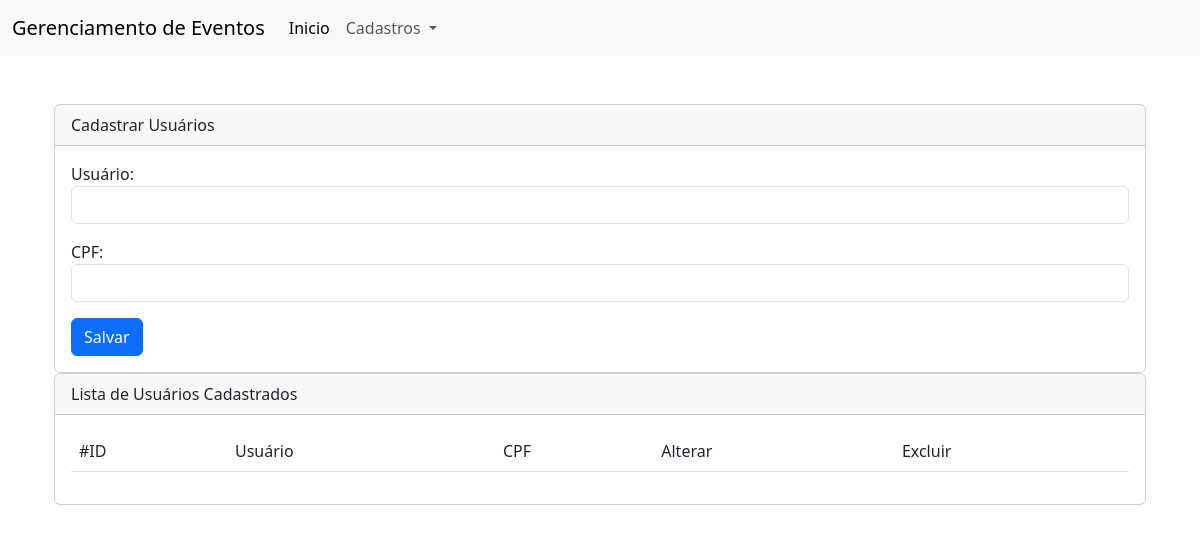
/usuarios/criar/, run on an earlier commit of the app's database.
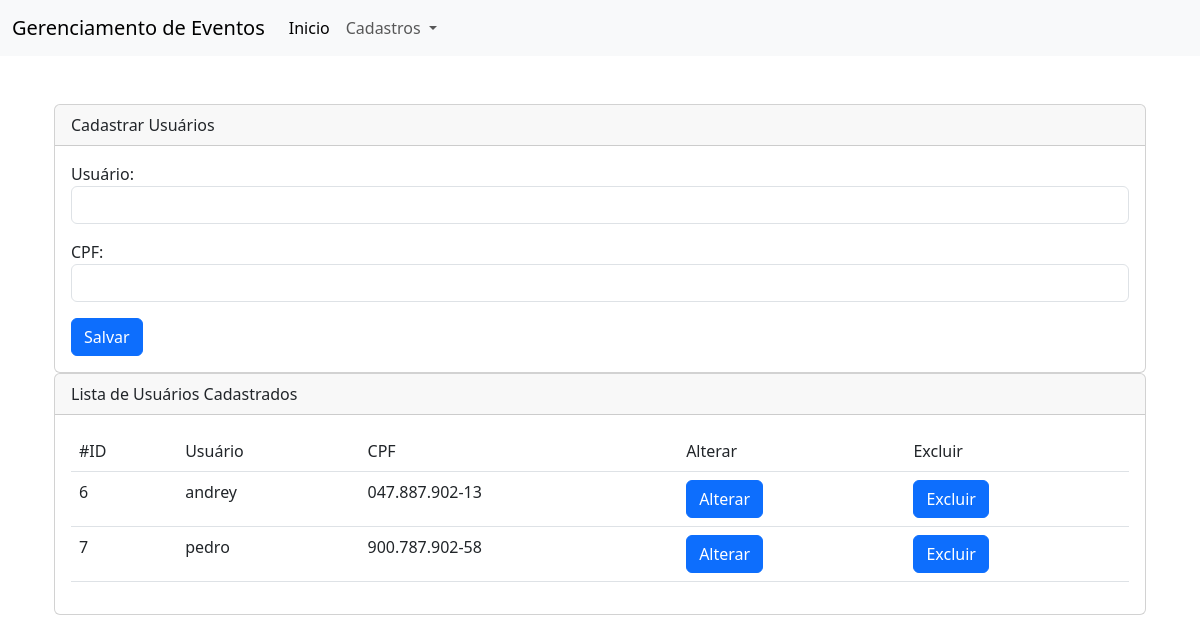
And on a later commit of the database.
### app_eventos/models.py (models this page shows, shortened)
class Usuario(models.Model):
    usuario = models.CharField(max_length=50, unique=True)
    cpf = models.CharField(max_length=14, unique=True)

### app_eventos/views.py (the view)
# urls.py: path('usuarios/criar/', views.criar_usuario, name='criar_usuario'),
def criar_usuario(request):
    if request.method == 'POST':
        form = UsuarioForm(request.POST)
        if form.is_valid():
            form.save()
            usuarios = Usuario.objects.all()  # Atualiza a lista de usuários
            form = UsuarioForm()  # Cria um novo formulário vazio
            return render(request, 'app_eventos/usuario.html', {
                'form': form,
                'lista_usuarios': usuarios,
                'mensagem': 'Usuário criado com sucesso!',
            })
    else:
        form = UsuarioForm()
    usuarios = Usuario.objects.all()
    return render(request, 'app_eventos/usuario.html', {'form': form, 'lista_usuarios': usuarios})

### app_eventos/forms.py
class UsuarioForm(forms.ModelForm):
    class Meta:
        model = Usuario
        fields = ['usuario', 'cpf']
        labels = {
            'usuario': 'Usuário',
            'cpf': 'CPF',
        }
        widgets = {
            'usuario': forms.TextInput(attrs={'class': 'form-control'}),
            'cpf': forms.TextInput(attrs={'class': 'form-control'}),
        }

### app_eventos/templates/app_eventos/usuario.html (shortened to what this page needs)
{% extends 'base.html' %}
{% block content %}
<div class="container-sm">
    <div class="card">
        <div class="card-header">
            Cadastrar Usuários
        </div>
        <div class="card-body">
            <form method="POST"
            action="{% if usuario.id %}
                         {% url 'editar_usuario' usuario.id %}
                    {% else %}
                         {% url 'criar_usuario' %}
                    {% endif %}">
                <div class="mb-3">
                    {{ form.usuario.label_tag }}
                    {{ form.usuario }}
                </div>
                <div class="mb-3">
                    {{ form.cpf.label_tag }}
                    {{ form.cpf }}
                </div>
                <button type="submit" class="btn btn-primary">Salvar</button>
            </form>
        </div>
    </div>
    <div class="card">
        <div class="card-header">
            Lista de Usuários Cadastrados
        </div>
        <div class="card-body">
            <div class="table-responsive">
                <table class="table">
                    <thead>
                        <tr>
                            <td>#ID</td>
                            <td>Usuário</td>
                            <td>CPF</td>
                            <td>Alterar</td>
                            <td>Excluir</td>
                        </tr>
                    </thead>
                    <tbody>
                        {% for i in lista_usuarios %}
                        <tr>
                            <td>{{i.id}}</td>
                            <td>{{i.usuario}}</td>
                            <td>{{i.cpf}}</td>
                            <td><a href="{% url 'editar_usuario' i.id %}"  class="btn btn-primary">Alterar</a></td>
                            <td><a href="{% url 'excluir_usuario' i.id %}" class="btn btn-primary" onclick="confirmDelete(event, this);">Excluir</a></td>
                        </tr>
                        {% endfor %}
                    </tbody>
                </table>
            </div>
        </div>
    </div>
</div>
{% endblock %}

### templates/base.html (shortened to what this page needs)
<!DOCTYPE html>
<html lang="en">
<head>
    <link href="https://cdn.jsdelivr.net/npm/bootstrap@5.3.0/dist/css/bootstrap.min.css" rel="stylesheet">
</head>
<body>
    {% block menu %}
       {% include 'menu.html' %}
    {% endblock menu %}
    <div class="container mt-5">
        {% block content %}
        {% endblock content %}
    </div>
</body>
</html>

### templates/menu.html (shortened to what this page needs)
<nav class="navbar navbar-expand-lg navbar-light bg-light">
    <div class="container-fluid">
      <a class="navbar-brand" href="#">Gerenciamento de Eventos</a>
      <div class="collapse navbar-collapse" id="navbarNavDropdown">
        <ul class="navbar-nav">
          <li class="nav-item">
            <a class="nav-link active" aria-current="page" href="/">Inicio</a>
          </li>
          <li class="nav-item dropdown">
            <a class="nav-link dropdown-toggle" href="#" id="navbarDropdownMenuLink" role="button" data-bs-toggle="dropdown" aria-expanded="false">
              Cadastros
            </a>
          </li>
        </ul>
      </div>
    </div>
  </nav>

### templates/base.html (style rules this page uses)
html, body { height: 100%; }

What changed in the data, as far as the page shows it:
added Usuario: id "6", usuario "andrey", cpf "047.887.902-13"
added Usuario: id "7", usuario "pedro", cpf "900.787.902-58"
